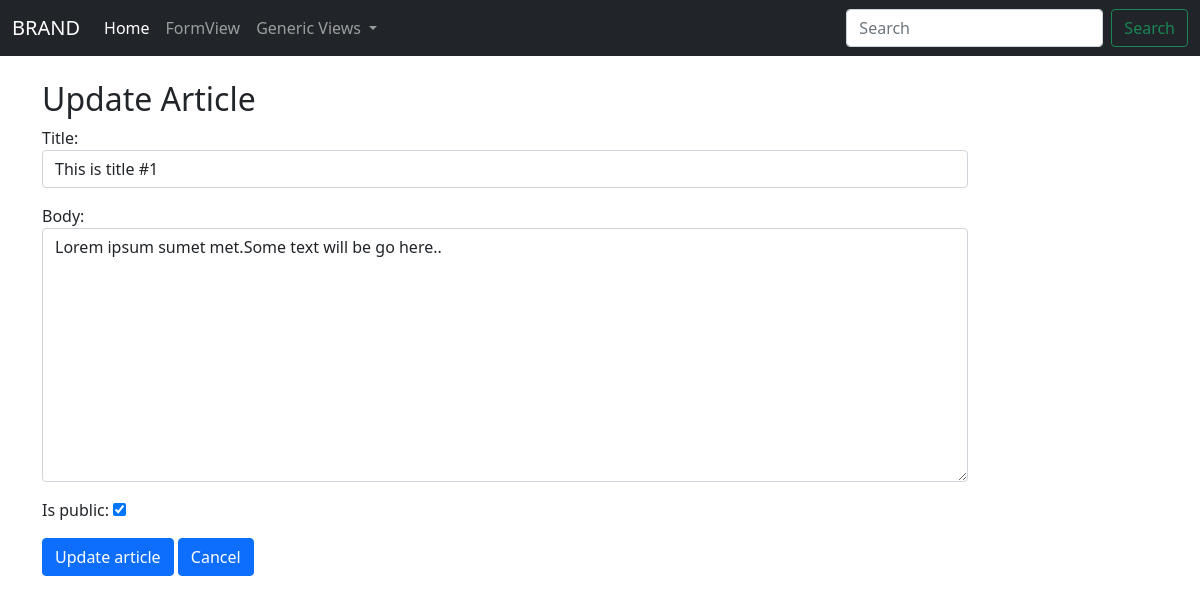
Page /article/2/this-is-title-1/update/ on the earlier database version.
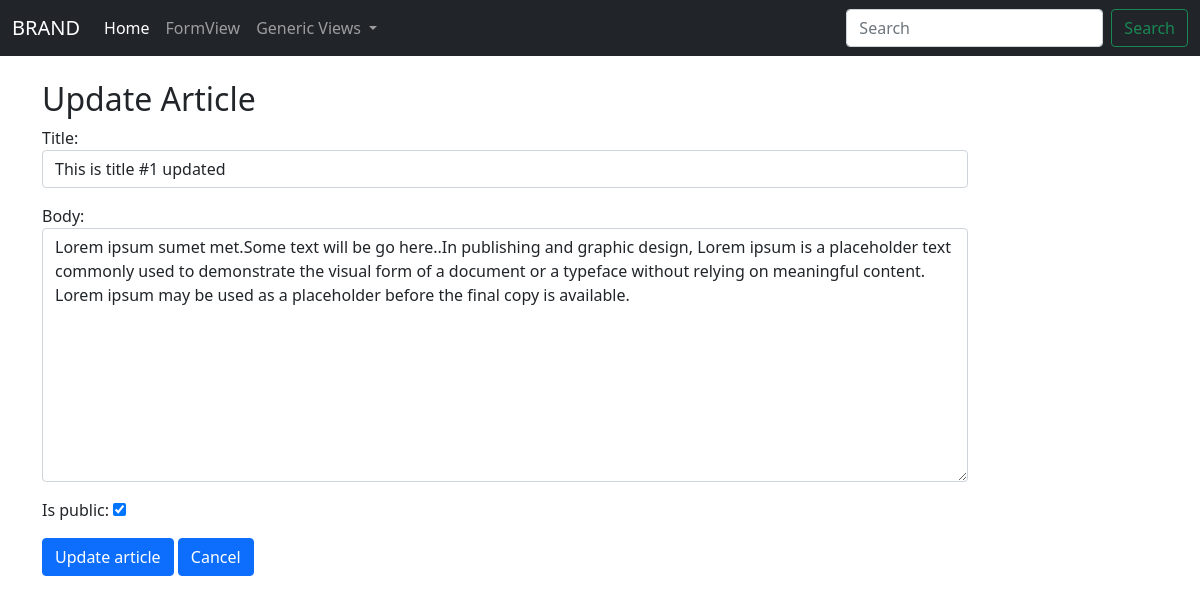
Same page on the later database version.
### articles/models.py (models this page shows, shortened)
class Article(models.Model):
    title = models.CharField(max_length=250, verbose_name='Title')
    body = models.TextField(verbose_name='Message')
    slug = models.CharField(max_length=250, null=True, blank=True)
    created_at = models.DateTimeField(auto_now_add=True)
    last_updated = models.DateTimeField(null=True, blank=True)
    is_public = models.BooleanField(default=False)

### articles/views.py (the view)
# urls.py: path('article/<int:pk>/<str:slug>/update/', views.ArticleUpdateView.as_view(), name='article_update'),
class ArticleUpdateView(UpdateView):
    model = Article
    form_class = ArticleCreationForm
    template_name = 'articles/article_update.html'
    query_pk_and_slug = True
    success_url = reverse_lazy('articles:article_list')

### articles/forms.py
class ArticleCreationForm(forms.ModelForm):
    title = forms.CharField(widget=forms.TextInput(attrs={'class':'form-control'}))
    body = forms.CharField(widget=forms.Textarea(attrs={'class':'form-control'}))
    class Meta:
        model = Article
        fields = ('title', 'body', 'is_public')

### templates/articles/article_update.html (shortened to what this page needs)
{% extends 'base.html' %}
{% block content %}
<div class="container">
    <div class="row">
        <div class="col-md-10">
                <br>
    <h2>Update Article</h2>
    <form method="post">
        {{ form.as_p }}
        <button type="submit" class="btn btn-primary">Update article</button>
        <a href="{% url 'articles:article_list' %}" class="btn btn-primary">Cancel</a>
    </form>
        </div>
    </div>
</div>
{% endblock content %}

Differences in the rows shown:
changed Article: title "This is title #1" → "This is title #1 updated"; body "Lorem ipsum sumet met.Some text will be go here.." → "…text will be go here..In publishing and graphic design, Lorem ipsum is a placeholder text commonly used to demonstrate the visual form of a document or a typeface without relying on meaningful content. Lorem ipsum may be used as a placeholder before the final copy is available."
